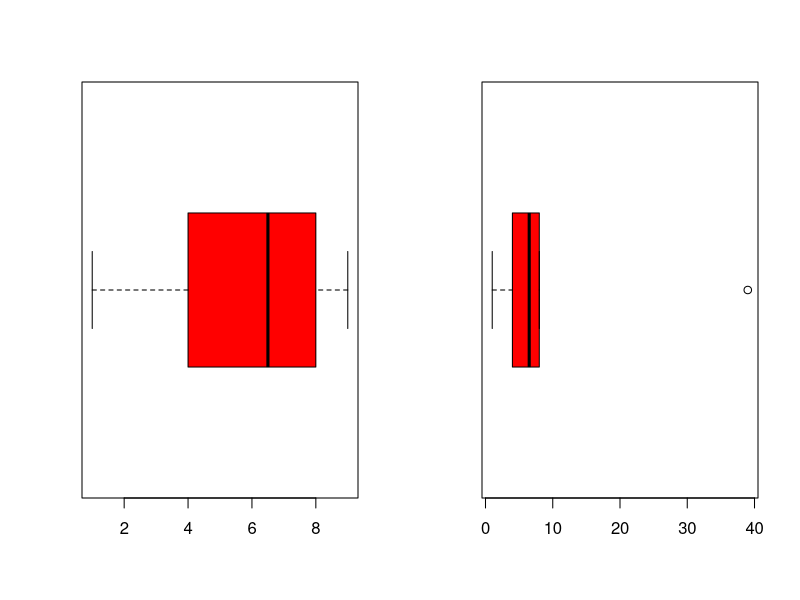

R code for this plot:
## ---- chunk 1
#| echo: false
library("knitr")
## ---- chunk 2
x <- c(1, 4, 6, 7, 8, 9)
y <- c(1, 4, 6, 7, 8, 39)

layout(matrix(1:2, 1, 2))
boxplot(x, horizontal=T, col='red')
boxplot(y, horizontal=T, col='red')
## ---- chunk 3
kable(rbind(rx = rank(x), ry = rank(y)))
## ---- chunk 4
# Scores
x <- c(11, 42, 62, 73, 84, 84, 42, 73, 84)

# Sort x
x <- sort(x)

# Assign ranks
ranks <- rank(x)
## ---- chunk 5
kable(rbind(index = 1:length(x), x, ranks))
